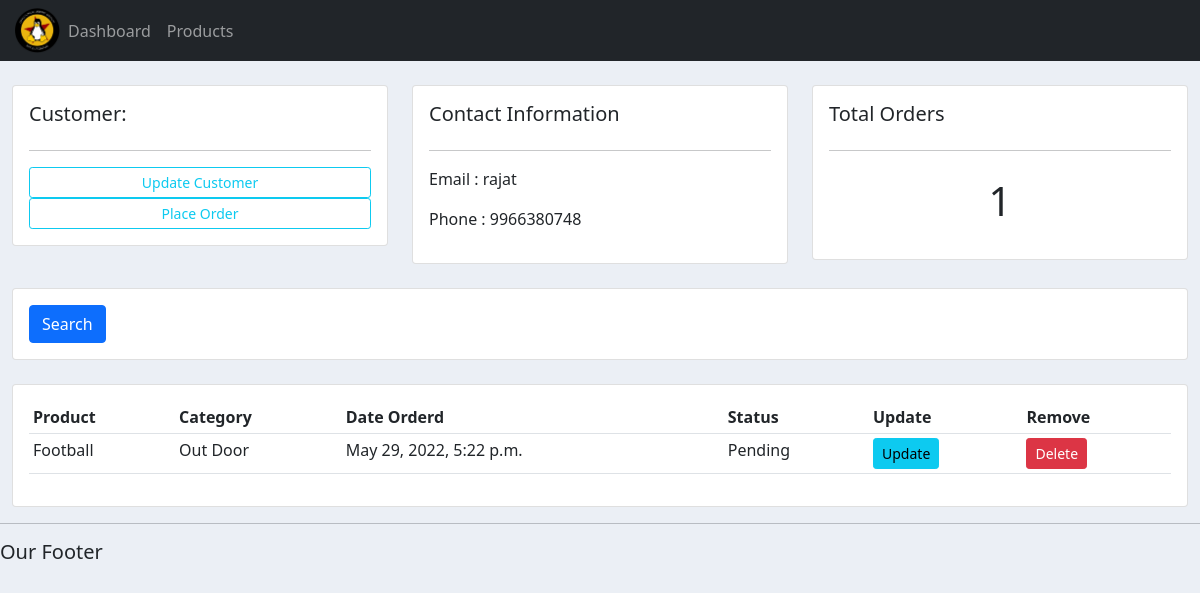
/customer/1, run on an earlier commit of the app's database.
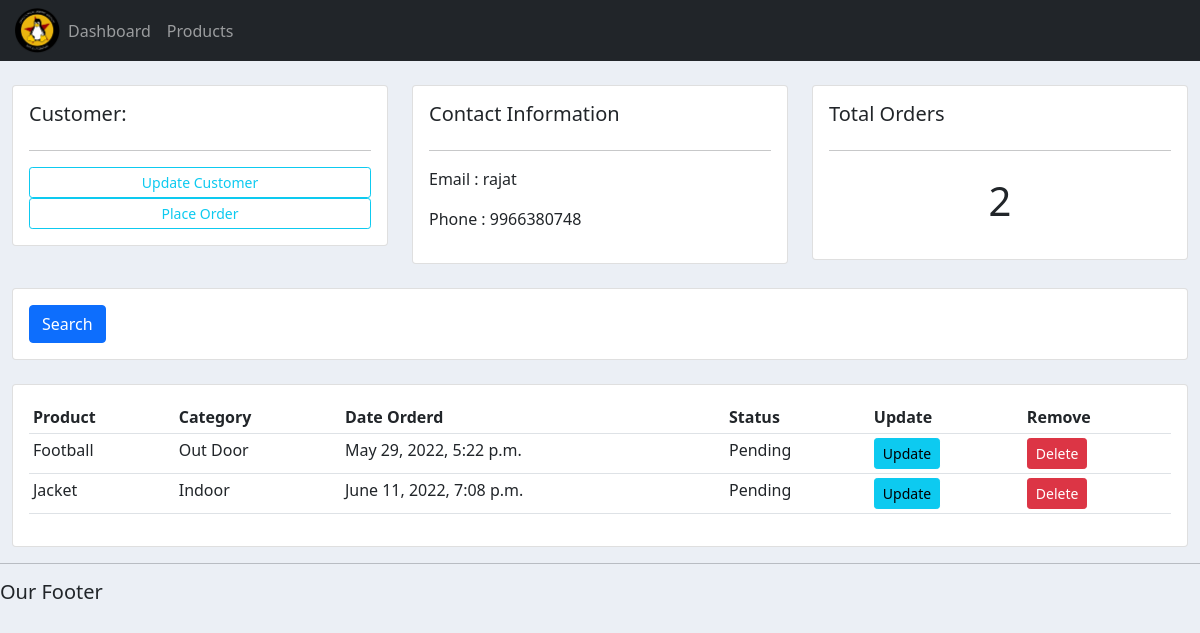
And on a later commit of the database.
### customer/models.py (models this page shows, shortened)
class Customer(models.Model):
    name = models.CharField(max_length=200, null=True)
    phone = models.CharField(max_length=200, null=True)
    email = models.CharField(max_length=200, null=True)
    date_created = models.DateTimeField(auto_now_add=True, null=True)

class Order(models.Model):
    STATUS = (
        ('Pending', 'Pending'),
        ('Out for delivery', 'Out for delivery'),
        ('Delivered', 'Delivered'),
    )
    customer = models.ForeignKey(Customer, null=True, on_delete=models.SET_NULL)
    product = models.ForeignKey(Product, null=True, on_delete=models.SET_NULL)
    date_created = models.DateTimeField(auto_now_add=True, null=True)
    status = models.CharField(max_length=200, null=True, choices=STATUS)

class Product(models.Model):
    CATEGORY = (
        ('Indoor', 'Indoor'),
        ('Out Door', 'Out Door'),
    )
    name = models.CharField(max_length=200, null=True)
    price = models.FloatField(null=True)
    category = models.CharField(max_length=200, null=True, choices=CATEGORY)
    description = models.CharField(max_length=200, null=True, blank=True)
    date_created = models.DateTimeField(auto_now_add=True, null=True)
    tags = models.ManyToManyField(Tag)
    def __str__(self):
        return self.name

### customer/views.py (the view)
# urls.py: path('', include('customer.urls')),
def customer(request, pk):
    customer = Customer.objects.get(id=pk)
    orders = customer.order_set.all()
    total_order = orders.count()
    context = {'customer':customer, 'orders':orders, 'total_order':total_order}
    return render(request, 'customer/customer.html', context)

### customer/templates/customer/customer.html
{%  extends 'customer/main.html' %}
{% block content %}
	<br>
<div class="row">
	<div class="col-md">
		<div class="card card-body">
			<h5>Customer:</h5>
			<hr>
			<a class="btn btn-outline-info  btn-sm btn-block" href="">Update Customer</a>
			<a class="btn btn-outline-info  btn-sm btn-block" href="{% url 'customer:create_order' customer.id %}">Place Order</a>
		</div>
	</div>
	<div class="col-md">
		<div class="card card-body">
			<h5>Contact Information</h5>
			<hr>
			<p>Email : {{customer.email}}</p>
			<p>Phone : {{customer.phone}}</p>
		</div>
	</div>
	<div class="col-md">
		<div class="card card-body">
			<h5>Total Orders</h5>
			<hr>
			<h1 style="text-align: center;padding: 10px">{{ total_order }}</h1>
		</div>
	</div>
</div>
<br>
<div class="row">
	<div class="col">
		<div class="card card-body">
			<form method="get">
		    <button class="btn btn-primary" type="submit">Search</button>
		  </form>
		</div>
	</div>
</div>
<br>
<div class="row">
	<div class="col-md">
		<div class="card card-body">
			<table class="table table-sm">
				<tr>
					<th>Product</th>
					<th>Category</th>
					<th>Date Orderd</th>
					<th>Status</th>
					<th>Update</th>
					<th>Remove</th>
				</tr>
				{% for order in orders %}
				<tr>
					<td>{{order.product}}</td>
					<td>{{order.product.category}}</td>
					<td>{{order.date_created}}</td>
					<td>{{order.status}}</td>
					<td><a class="btn btn-sm btn-info" href="{% url 'customer:update_order' order.id %}">Update</a></td>
					<td><a class="btn btn-sm btn-danger" href="{% url 'customer:delete_order' order.id %}">Delete</a></td>
				</tr>
				{% endfor %}
			</table>
		</div>
	</div>
</div>
{% endblock %}

### customer/templates/customer/main.html (shortened to what this page needs)
{% load static %}
<!DOCTYPE html>
<html lang="en">
<head>
    <link href="https://cdn.jsdelivr.net/npm/bootstrap@5.0.2/dist/css/bootstrap.min.css" rel="stylesheet">
    <link rel="stylesheet" href="{% static 'customer/main.css' %}">
</head>
<body>
    {% include 'customer/navbar.html' %}
    <div class="container-fluid">
    {% block content %}
    {% endblock %}
    </div>
    <hr>
    <h5>Our Footer</h5>
</body>
</html>

### customer/templates/customer/navbar.html (shortened to what this page needs)
{% load static %}
<nav class="navbar navbar-expand-lg navbar-dark bg-dark">
  <img src="{% static 'customer/glug_logo_transparent.png' %}" alt="" srcset="" height="45hv" style="margin-left: 15px;">
  <div class="collapse navbar-collapse" id="navbarNav">
    <ul class="navbar-nav">
      <li class="nav-item active">
        <a class="nav-link" href="{% url 'customer:home' %}">Dashboard</a>
      </li>
      <li class="nav-item">
        <a class="nav-link" href="{% url 'customer:products' %}">Products</a>
      </li>
    </ul>
  </div>
</nav>

### customer/static/customer/main.css (style rules this page uses)
body { background-color: #ebeff5; }

What changed in the data, as far as the page shows it:
added Order: product "Jacket", product.category "Indoor", date_created "June 11, 2022, 7:08 p.m.", status "Pending"
Also different on the page:
{{ total_order }}: "1" → "2"
